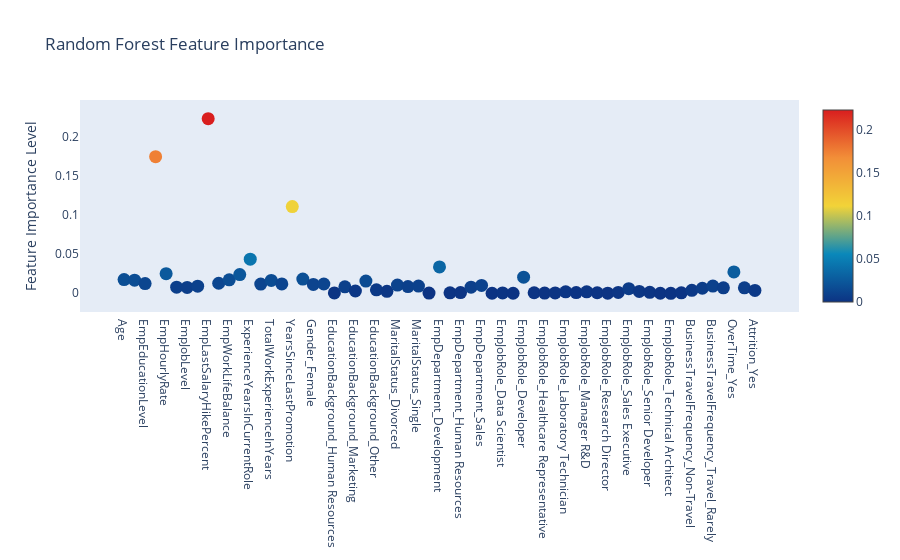

Write notebook code for a chart like this one.
### Markdown cell above
## Feature Ranking via the Random Forest
---
The Random Forest classifier in Sklearn also contains a very convenient and most useful attribute featureimportances which tells us which features within our dataset has been given most importance through the Random Forest algorithm. Shown below is an Interactive Plotly diagram of the various feature importances.

### Code cell
# Scatter plot 
trace = go.Scatter(
    y = rf.feature_importances_,
    x = original_final.columns.values,
    mode='markers',
    marker=dict(
        sizemode = 'diameter',
        sizeref = 1,
        size = 13,
        #size= rf.feature_importances_,
        #color = np.random.randn(500), #set color equal to a variable
        color = rf.feature_importances_,
        colorscale='Portland',
        showscale=True
    ),
    text = original_final.columns.values
)
data = [trace]

layout= go.Layout(
    autosize= True,
    title= 'Random Forest Feature Importance',
    hovermode= 'closest',
     xaxis= dict(
         ticklen= 5,
         showgrid=False,
        zeroline=False,
        showline=False
     ),
    yaxis=dict(
        title= 'Feature Importance Level',
        showgrid=False,
        zeroline=False,
        ticklen= 5,
        gridwidth= 2
    ),
    showlegend= False
)
fig = go.Figure(data=data, layout=layout)
py.iplot(fig,filename='scatter2010')

### Figure 1 — Plotly figure (JSON) as saved in the notebook; plotly's stock layout.template omitted (floating-point values rounded to 4 significant figures)
{"data": [{"marker": {"color": [0.01744, 0.01675, 0.01231, 0.1741, 0.025, 0.007837, 0.00746, 0.00912, 0.2224, 0.01276, 0.01714, 0.02379, 0.0435, 0.0118, 0.01645, 0.01195, 0.1105, 0.01814, 0.01133, 0.01183, 0.0003989, 0.008213, 0.002916, 0.01558, 0.004366, 0.002454, 0.01052, 0.008565, 0.00915, 0.000217, 0.03354, 0.0005407, 0.0008795, 0.007753, 0.01006, 6.896e-05, 0.0004462, 4.445e-05, 0.02049, 0.000671, 0.0002338, 0.000446, 0.001911, 0.0008781, 0.001918, 0.0006971, 0.0001177, 0.001089, 0.005863, 0.002347, 0.001182, 6.255e-05, 1.361e-05, 0.0005718, 0.003761, 0.006436, 0.009204, 0.006916, 0.02722, 0.007011, 0.003615], "colorscale": [[0, "rgb(12,51,131)"], [0.25, "rgb(10,136,186)"], [0.5, "rgb(242,211,56)"], [0.75, "rgb(242,143,56)"], [1, "rgb(217,30,30)"]], "showscale": true, "size": 13, "sizemode": "diameter", "sizeref": 1}, "mode": "markers", "text": ["Age", "DistanceFromHome", "EmpEducationLevel", "EmpEnvironmentSatisfaction", "EmpHourlyRate", "EmpJobInvolvement", "EmpJobLevel", "EmpJobSatisfaction", "EmpLastSalaryHikePercent", "EmpRelationshipSatisfaction", "EmpWorkLifeBalance", "ExperienceYearsAtThisCompany", "ExperienceYearsInCurrentRole", "NumCompaniesWorked", "TotalWorkExperienceInYears", "TrainingTimesLastYear", "YearsSinceLastPromotion", "YearsWithCurrManager", "Gender_Female", "Gender_Male", "EducationBackground_Human Resources", "EducationBackground_Life Sciences", "EducationBackground_Marketing", "EducationBackground_Medical", "EducationBackground_Other", "EducationBackground_Technical Degree", "MaritalStatus_Divorced", "MaritalStatus_Married", "MaritalStatus_Single", "EmpDepartment_Data Science", "EmpDepartment_Development", "EmpDepartment_Finance", "EmpDepartment_Human Resources", "EmpDepartment_Research & Development", "EmpDepartment_Sales", "EmpJobRole_Business Analyst", "EmpJobRole_Data Scientist", "EmpJobRole_Delivery Manager", "EmpJobRole_Developer", "EmpJobRole_Finance Manager", "EmpJobRole_Healthcare Representative", "EmpJobRole_Human Resources", "EmpJobRole_Laboratory Technician", "EmpJobRole_Manager", "EmpJobRole_Manager R&D", "EmpJobRole_Manufacturing Director", "EmpJobRole_Research Director", "EmpJobRole_Research Scientist", "EmpJobRole_Sales Executive", "EmpJobRole_Sales Representative", "EmpJobRole_Senior Developer", "EmpJobRole_Senior Manager R&D", "EmpJobRole_Technical Architect", "EmpJobRole_Technical Lead", "BusinessTravelFrequency_Non-Travel", "BusinessTravelFrequency_Travel_Frequently", "BusinessTravelFrequency_Travel_Rarely", "OverTime_No", "OverTime_Yes", "Attrition_No", "Attrition_Yes"], "type": "scatter", "x": ["Age", "DistanceFromHome", "EmpEducationLevel", "EmpEnvironmentSatisfaction", "EmpHourlyRate", "EmpJobInvolvement", "EmpJobLevel", "EmpJobSatisfaction", "EmpLastSalaryHikePercent", "EmpRelationshipSatisfaction", "EmpWorkLifeBalance", "ExperienceYearsAtThisCompany", "ExperienceYearsInCurrentRole", "NumCompaniesWorked", "TotalWorkExperienceInYears", "TrainingTimesLastYear", "YearsSinceLastPromotion", "YearsWithCurrManager", "Gender_Female", "Gender_Male", "EducationBackground_Human Resources", "EducationBackground_Life Sciences", "EducationBackground_Marketing", "EducationBackground_Medical", "EducationBackground_Other", "EducationBackground_Technical Degree", "MaritalStatus_Divorced", "MaritalStatus_Married", "MaritalStatus_Single", "EmpDepartment_Data Science", "EmpDepartment_Development", "EmpDepartment_Finance", "EmpDepartment_Human Resources", "EmpDepartment_Research & Development", "EmpDepartment_Sales", "EmpJobRole_Business Analyst", "EmpJobRole_Data Scientist", "EmpJobRole_Delivery Manager", "EmpJobRole_Developer", "EmpJobRole_Finance Manager", "EmpJobRole_Healthcare Representative", "EmpJobRole_Human Resources", "EmpJobRole_Laboratory Technician", "EmpJobRole_Manager", "EmpJobRole_Manager R&D", "EmpJobRole_Manufacturing Director", "EmpJobRole_Research Director", "EmpJobRole_Research Scientist", "EmpJobRole_Sales Executive", "EmpJobRole_Sales Representative", "EmpJobRole_Senior Developer", "EmpJobRole_Senior Manager R&D", "EmpJobRole_Technical Architect", "EmpJobRole_Technical Lead", "BusinessTravelFrequency_Non-Travel", "BusinessTravelFrequency_Travel_Frequently", "BusinessTravelFrequency_Travel_Rarely", "OverTime_No", "OverTime_Yes", "Attrition_No", "Attrition_Yes"], "y": [0.01744, 0.01675, 0.01231, 0.1741, 0.025, 0.007837, 0.00746, 0.00912, 0.2224, 0.01276, 0.01714, 0.02379, 0.0435, 0.0118, 0.01645, 0.01195, 0.1105, 0.01814, 0.01133, 0.01183, 0.0003989, 0.008213, 0.002916, 0.01558, 0.004366, 0.002454, 0.01052, 0.008565, 0.00915, 0.000217, 0.03354, 0.0005407, 0.0008795, 0.007753, 0.01006, 6.896e-05, 0.0004462, 4.445e-05, 0.02049, 0.000671, 0.0002338, 0.000446, 0.001911, 0.0008781, 0.001918, 0.0006971, 0.0001177, 0.001089, 0.005863, 0.002347, 0.001182, 6.255e-05, 1.361e-05, 0.0005718, 0.003761, 0.006436, 0.009204, 0.006916, 0.02722, 0.007011, 0.003615]}], "layout": {"autosize": true, "hovermode": "closest", "showlegend": false, "title": {"text": "Random Forest Feature Importance"}, "xaxis": {"showgrid": false, "showline": false, "ticklen": 5, "zeroline": false}, "yaxis": {"gridwidth": 2, "showgrid": false, "ticklen": 5, "title": {"text": "Feature Importance Level"}, "zeroline": false}}}
